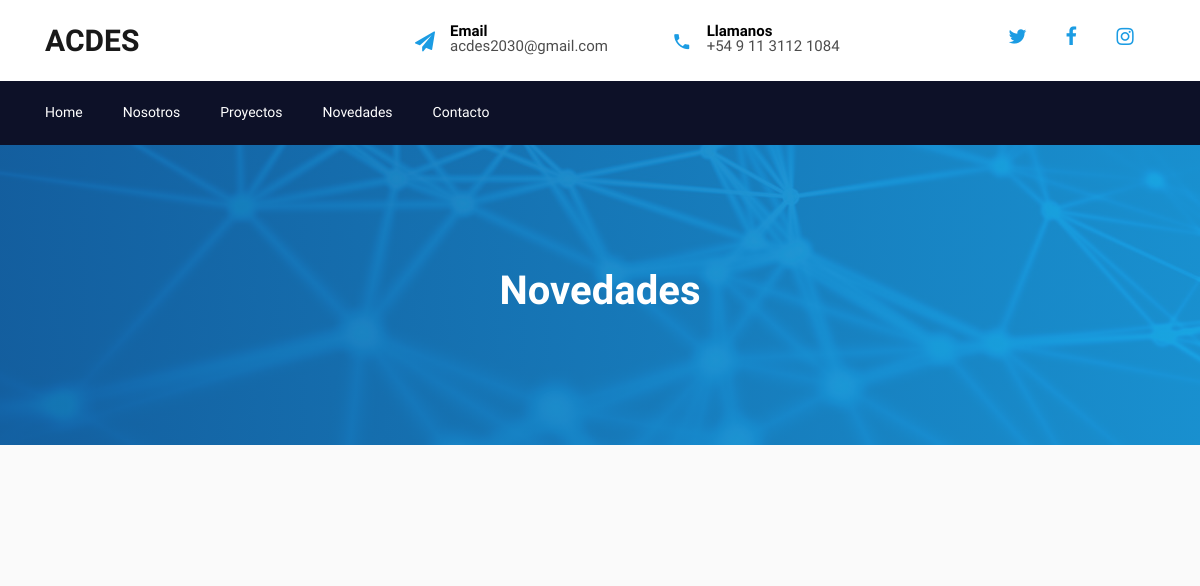
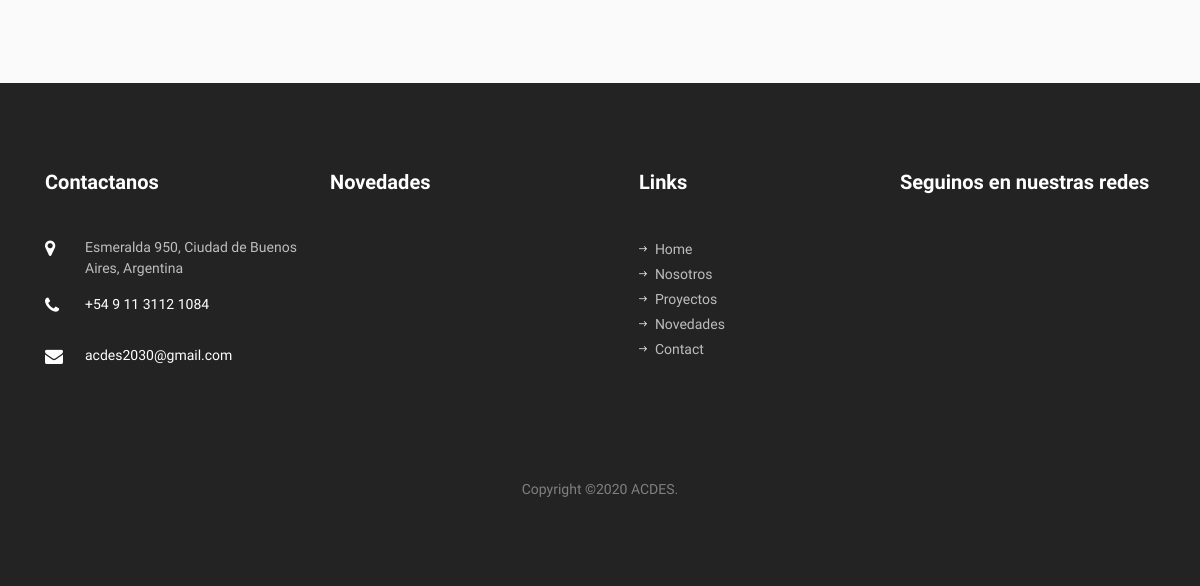
Page /blog/ on the earlier database version (2 pictures, top to bottom).
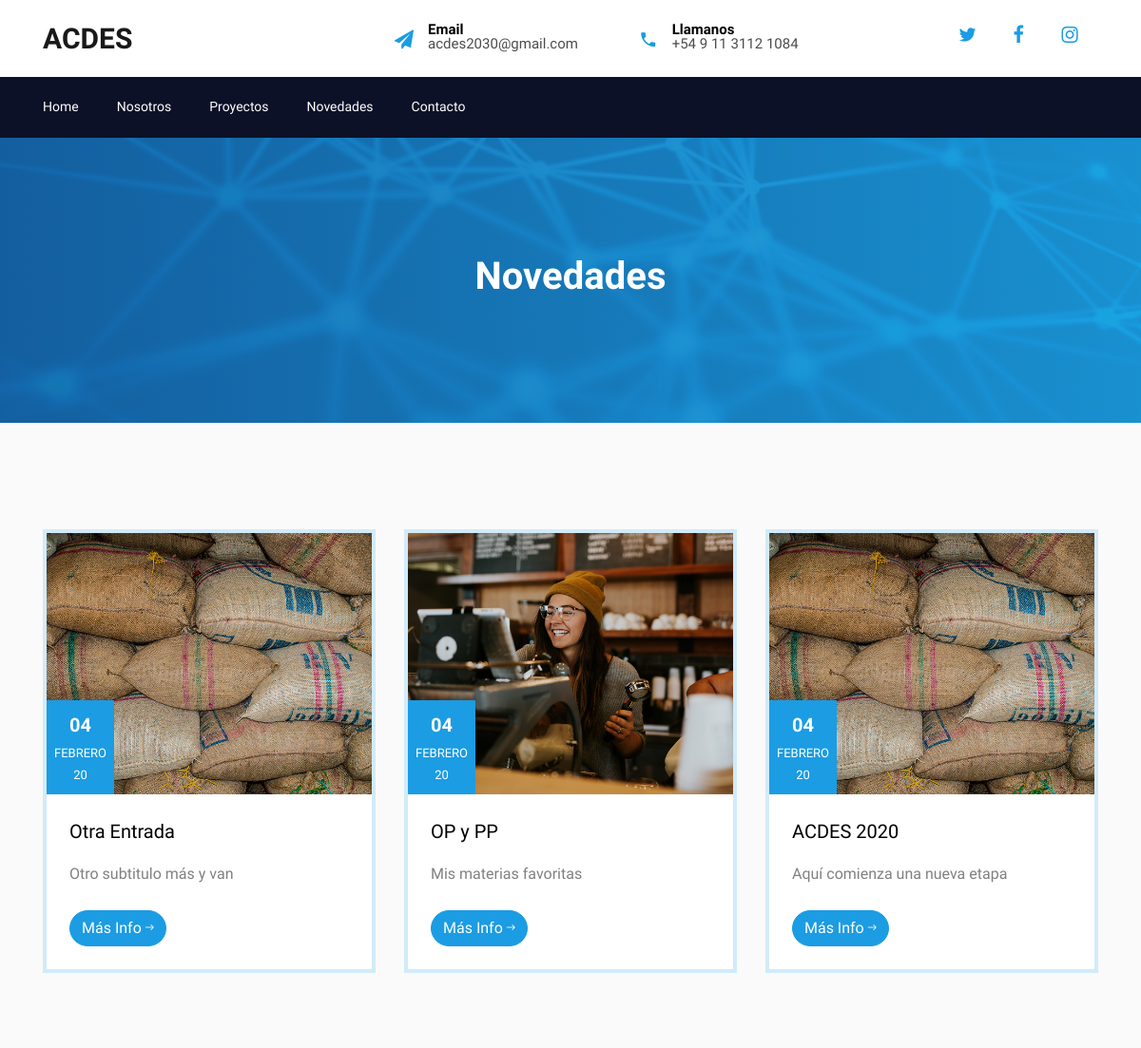
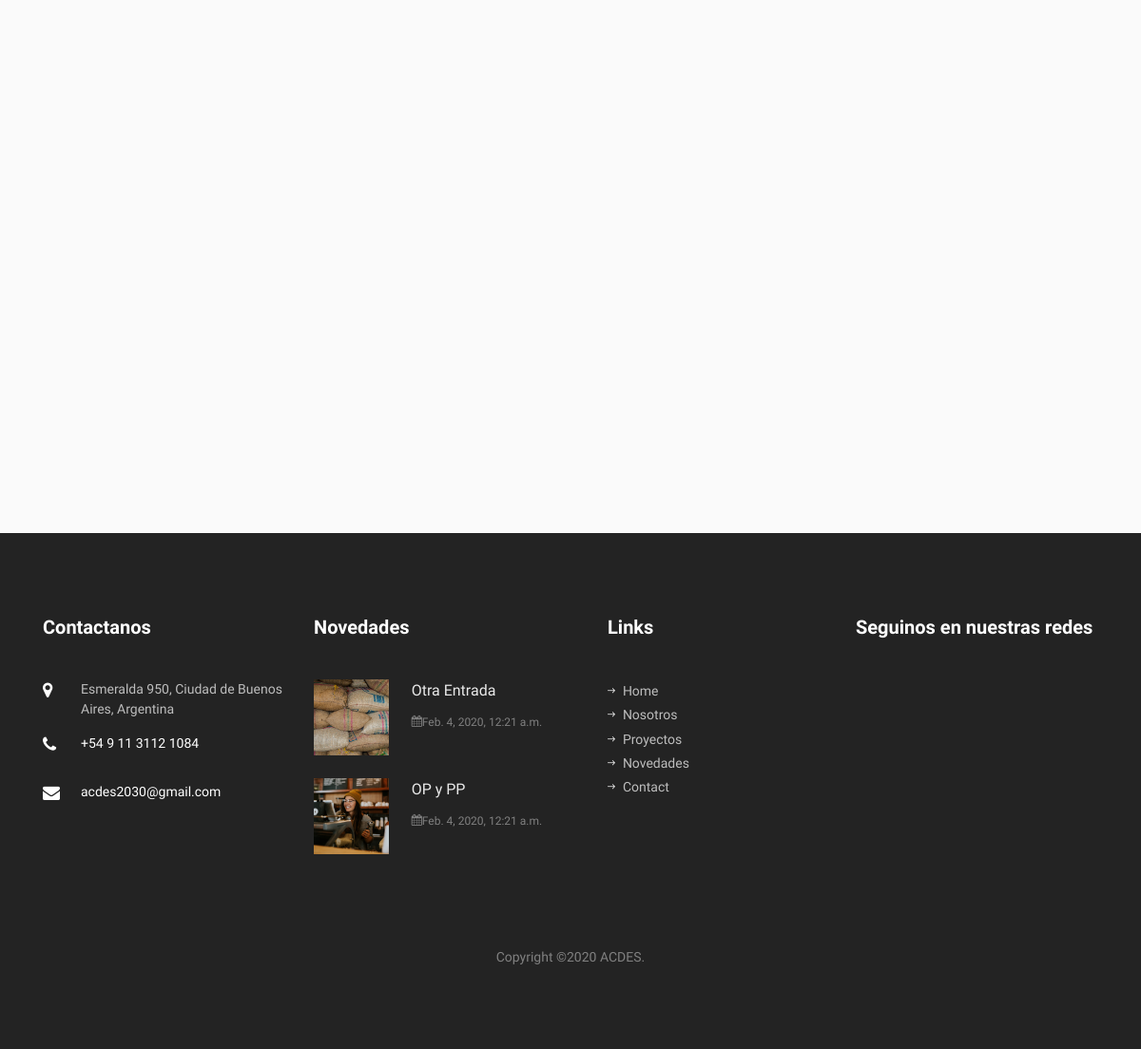
Same page on the later database version (2 pictures, top to bottom).
### blog/models.py (models this page shows, shortened)
class Post(models.Model):
    title = models.CharField(max_length=200, verbose_name="Título")
    subtitle = models.CharField(max_length=200, verbose_name="Subtítulo")
    content = RichTextField(verbose_name="Contenido")
    published = models.DateTimeField(verbose_name="Fecha de Publicación", default=timezone.now)
    image = models.ImageField(verbose_name="Imagen", upload_to="blog", null=True, blank=True)
    author = models.ForeignKey(User, verbose_name="Autor", on_delete=models.CASCADE)
    categories = models.ManyToManyField(Category, verbose_name="Categorias", related_name="get_posts")
    created = models.DateTimeField(verbose_name="Fecha de Creación", auto_now_add=True)
    updated = models.DateTimeField(auto_now=True, verbose_name="Fecha de Modificación")
    class Meta:
        verbose_name = "entrada"
        verbose_name_plural = "entradas"
        ordering = ['-created']

### blog/views.py (the view)
# urls.py: path('blog/', views.blog, name="blog"),
def blog(request):
    post = Post.objects.all()
    return render(request, "blog/blog.html", {'posts': post})

### blog/templatetags/blog_extras.py (called while the page is built)
@register.simple_tag
def get_post_list():
    posts = Post.objects.all()
    return posts

### blog/templates/blog/blog.html (shortened to what this page needs)
{% extends "core/base.html" %}
{% block home %}{% url 'home' %}{% endblock %}
{% block about %}{% url 'home' %}#about{% endblock %}
{% block project %}{% url 'home' %}#project{% endblock %}
{% block contact %}{% url 'home' %}#contact{% endblock %}
{% load static %}
{% block content %}
    <section class="hero-wrap hero-wrap-2" style="background-image: url('{% static 'core/images/grafos.jpg' %}')">
      <div class="overlay"></div>
      <div class="container">
        <div class="row no-gutters slider-text align-items-center justify-content-center">
          <div class="col-md-9 ftco-animate text-center">
            <h1 class="mb-2 bread">Novedades</h1>
          </div>
        </div>
      </div>
    </section>
    <section class="ftco-section bg-light">
			<div class="container">
				<div class="row">
        {% for post in posts %}
          <div class="col-md-6 col-lg-4 ftco-animate">
            <div class="blog-entry">
              <a href="{% url 'blogSingle' post.id post.title|slugify %}" class="block-20 d-flex align-items-end" style="background-image: url({{post.image.url}})">
								<div class="meta-date text-center p-2">
                  <span class="day">{{post.created|date:"d"}}</span>
                  <span class="mos">{{post.created|date:"F"|upper}}</span>
                  <span class="yr">{{post.created|date:"y"}}</span>
                </div>
              </a>
              <div class="text bg-white p-4">
                <h3 class="heading"><a href="#">{{post.title}}</a></h3>
                <p>{{post.subtitle|linebreaks}} </p>
                <div class="d-flex align-items-center mt-4">
	                <p class="mb-0"><a href="{% url 'blogSingle' post.id post.title|slugify %}" class="btn btn-primary">Más Info <span class="ion-ios-arrow-round-forward"></span></a></p>
                </div>
              </div>
            </div>
          </div>
        {% endfor %}
        </div>
			</div>
		</section>
 {% endblock %}

### core/templates/core/base.html (shortened to what this page needs)
<!DOCTYPE html>
<html lang="en">
  <head>
	{% load static %}
    <link rel="stylesheet" href="{% static 'core/css/open-iconic-bootstrap.min.css' %}">
    <link rel="stylesheet" href="{% static 'core/css/animate.css' %}">
    <link rel="stylesheet" href="{% static 'core/css/owl.carousel.min.css' %}">
    <link rel="stylesheet" href="{% static 'core/css/owl.theme.default.min.css' %}">
    <link rel="stylesheet" href="{% static 'core/css/magnific-popup.css' %}">
    <link rel="stylesheet" href="{% static 'core/css/aos.css' %}">
    <link rel="stylesheet" href="{% static 'core/css/ionicons.min.css' %}">
    <link rel="stylesheet" href="{% static 'core/css/flaticon.css' %}">
    <link rel="stylesheet" href="{% static 'core/css/icomoon.css' %}">
    <link rel="stylesheet" href="{% static 'core/css/style.css' %}">
  </head>
  <body data-spy="scroll" data-target="#ftco-navbar" data-offset="0.5">
      {% load static %}
  <div class="bg-top navbar-light">
    	<div class="container">
    		<div class="row no-gutters d-flex align-items-center align-items-stretch">
    			<div class="col-md-4 d-flex align-items-center py-4">
            <a class="navbar-brand" href="{% url 'home' %}#home">ACDES</a>
    			</div>
	    		<div class="col-lg-8 d-block">
		    		<div class="row d-flex">
					    <div class="col-md d-flex topper align-items-center align-items-stretch py-md-4">
					    	<div class="icon d-flex justify-content-center align-items-center"><span class="icon-paper-plane"></span></div>
					    	<div class="text">
					    		<span>Email</span>
						    	<span>acdes2030@gmail.com</span>
						    </div>
					    </div>
					    <div class="col-md d-flex topper align-items-center align-items-stretch py-md-4">
					    	<div class="icon d-flex justify-content-center align-items-center"><span class="icon-phone2"></span></div>
						    <div class="text">
						    	<span>Llamanos</span>
						    	<span>+54 9 11 3112 1084</span>
						    </div>
					    </div>
					    <div class="col-md topper d-flex align-items-center justify-content-end">
            	<ul class="ftco-footer-social list-unstyled float-md-left float-lft mt-3">
                <li><a href="https://twitter.com/ACDES4"><span class="icon-twitter"></span></a></li>
                <li class="ftco-animate"><a href="https://www.facebook.com/ACDES-105026241075613"><span class="icon-facebook"></span></a></li>
                <li class="ftco-animate"><a href="https://www.instagram.com/acdes2030/"><span class="icon-instagram"></span></a></li>
              </ul>
          </div>
					    </div>
				    </div>
			    </div>
		    </div>
		  </div>
	  <nav class="navbar sticky-top navbar-expand-lg navbar-dark bg-dark ftco-navbar-light" id="ftco-navbar">
	    <div class="container d-flex align-items-center">
            <div class="collapse navbar-collapse" id="ftco-nav">
    	        <ul class="navbar-nav mr-auto">
    	        	<li class="nav-item"><a href="{% block home %}#home{% endblock %}" class="nav-link pl-0">Home</a></li>
    	        	<li class="nav-item"><a href="{% block about %}#about{% endblock %}" class="nav-link">Nosotros</a></li>
    	        	<li class="nav-item"><a href="{% block project %}#project{% endblock %}" class="nav-link">Proyectos</a></li>
    	        	<li class="nav-item"><a href="{% block blog %}#blog{% endblock %}" class="nav-link">Novedades</a></li>
    	          <li class="nav-item"><a href="{% block contact %}#contact{% endblock %}" class="nav-link">Contacto</a></li>
    	        </ul>
	        </div>
	    </div>
	  </nav>
	{% block content %} {% endblock %}
    <footer class="ftco-footer ftco-bg-dark ftco-section">
      <div class="container">
        <div class="row mb-5">
          <div class="col-md-6 col-lg-3">
            <div class="ftco-footer-widget mb-5">
            	<h2 class="ftco-heading-2">Contactanos</h2>
            	<div class="block-23 mb-3">
	              <ul>
	                <li><span class="icon icon-map-marker"></span><span class="text">Esmeralda 950, Ciudad de Buenos Aires, Argentina</span></li>
	                <li><a href="#"><span class="icon icon-phone"></span><span class="text">+54 9 11 3112 1084</span></a></li>
	                <li><a href="#"><span class="icon icon-envelope"></span><span class="text">acdes2030@gmail.com</span></a></li>
	              </ul>
	            </div>
            </div>
          </div>
          <div class="col-md-6 col-lg-3">
            <div class="ftco-footer-widget mb-5">
              <h2 class="ftco-heading-2">Novedades</h2>
              {% load blog_extras %}
						  {% get_post_list as post_list %}
						  {% for post in post_list|slice:2 %}
                <div class="block-21 mb-4 d-flex">
                  <a class="blog-img mr-4" style="background-image: url({{post.image.url}})"></a>
                  <div class="text">
                    <h3 class="heading"><a href="{% url 'blogSingle' post.id post.title|slugify %}">{{post.title}}</a></h3>
                    <div class="meta">
                      <div><a href="#"><span class="icon-calendar"></span>{{post.created}}</a></div>
                    </div>
                  </div>
                </div>
              {% endfor %}
            </div>
          </div>
          <div class="col-md-6 col-lg-3">
            <div class="ftco-footer-widget mb-5 ml-md-4">
              <h2 class="ftco-heading-2">Links</h2>
              <ul class="list-unstyled">
                <li><a href="{% url 'home' %}#home"><span class="ion-ios-arrow-round-forward mr-2"></span>Home</a></li>
                <li><a href="{% url 'home' %}#about"><span class="ion-ios-arrow-round-forward mr-2"></span>Nosotros</a></li>
                <li><a href="{% url 'home' %}#project"><span class="ion-ios-arrow-round-forward mr-2"></span>Proyectos</a></li>
                <li><a href="{% url 'home' %}#blog"><span class="ion-ios-arrow-round-forward mr-2"></span>Novedades</a></li>
                <li><a href="{% url 'home' %}#contact"><span class="ion-ios-arrow-round-forward mr-2"></span>Contact</a></li>
              </ul>
            </div>
          </div>
          <div class="col-md-6 col-lg-3">
            <div class="ftco-footer-widget mb-5">
            	<h2 class="ftco-heading-2 mb-0">Seguinos en nuestras redes</h2>
            	<ul class="ftco-footer-social list-unstyled float-md-left float-lft mt-3">
              </ul>
            </div>
          </div>
        </div>
        <div class="row">
          <div class="col-md-12 text-center">
  Copyright &copy;2020 ACDES.
          </div>
        </div>
      </div>
    </footer>
  </body>
</html>

### core/static/core/css/icomoon.css (style rules this page uses)
[class^="icon-"], [class*=" icon-"] { font-family: 'icomoon' !important; speak: none; font-style: normal; font-weight: normal; font-variant: normal; text-transform: none; line-height: 1; -webkit-font-smoothing: antialiased; -moz-osx-font-smoothing: grayscale; }
.icon-map-marker:before { content: "\f041"; }
.icon-calendar:before { content: "\f073"; }
.icon-phone:before { content: "\f095"; }
.icon-twitter:before { content: "\f099"; }
.icon-facebook:before { content: "\f09a"; }
.icon-envelope:before { content: "\f0e0"; }
.icon-instagram:before { content: "\f16d"; }
.icon-paper-plane:before { content: "\f1d8"; }
.icon-phone2:before { content: "\e0cd"; }

Differences in the rows shown:
added Post: image (picture), created "04", created "FEBRERO", created "20", title "Otra Entrada", subtitle "Otro subtitulo más y van", created "Feb. 4, 2020, 12:21 a.m."
added Post: image (picture), created "04", created "FEBRERO", created "20", title "OP y PP", subtitle "Mis materias favoritas", created "Feb. 4, 2020, 12:21 a.m."
added Post: image (picture), created "04", created "FEBRERO", created "20", title "ACDES 2020", subtitle "Aquí comienza una nueva etapa", shown under "Novedades"
